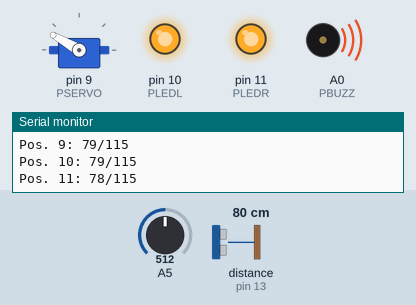
Bench run of a sketch on a simulated Arduino Uno, built with avr-gcc and run on an emulated ATmega328P. Parts: servo, output pins drawn as LEDs (lit = HIGH), buzzer (waves = sounding, pin HIGH), the last lines printed to the serial monitor. Wiring (inferred from the names in the program): ultrasonic range finder: trigger pin 12; echo pin 13. Inputs (shaded band) come from the test bench; at power-on: distance to the obstacle (sensor on pin 13) 80 cm, A5 = 512. The echo pulse lasts 58.3 µs per cm; pins used as bus, display or sensor lines are not drawn.

Above: at 0.92 s.
1.5 s: distance to the obstacle (sensor on pin 13) set to 111 cm
4.5 s: distance to the obstacle (sensor on pin 13) set to 121 cm
At 6.17 s:
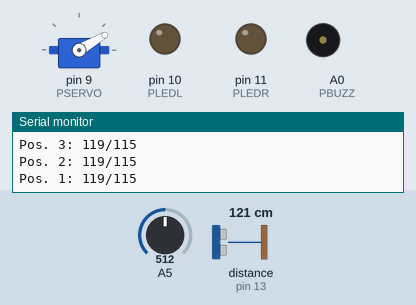
7.5 s: distance to the obstacle (sensor on pin 13) set to 2 cm
At 7.66 s:
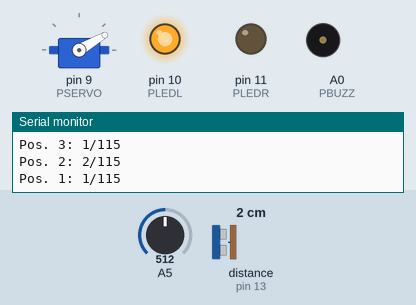
10.5 s: distance to the obstacle (sensor on pin 13) set to 120 cm
At 12.58 s:
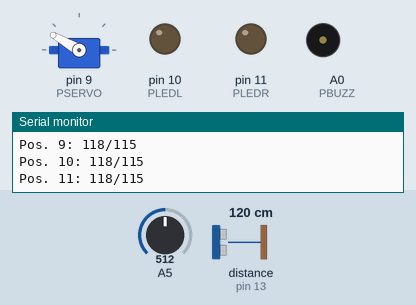
13.5 s: distance to the obstacle (sensor on pin 13) set to 9 cm
At 14.7 s:
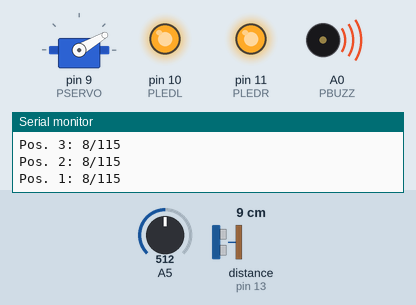
16.5 s: distance to the obstacle (sensor on pin 13) set to 250 cm
At 18.5 s:
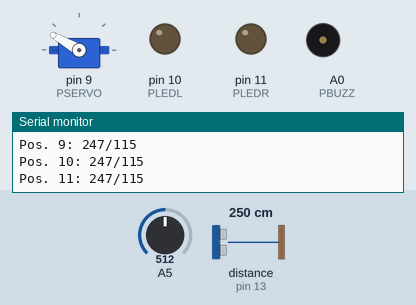
Timing chart, 0 to 20.5 s (numbered marks = the images above; inputs shaded):
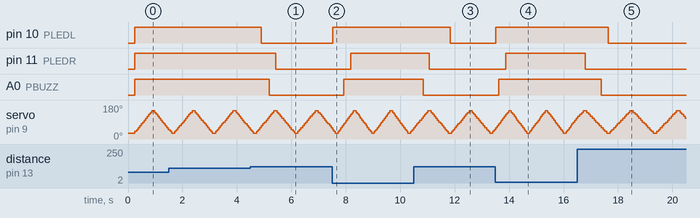

The sketch:

unsp.ino
```cpp
#include <Servo.h>

#define PSERVO 9
#define PLEDL 10
#define PLEDR 11
#define PTRIG 12
#define PECHO 13

#define PBUZZ A0
#define PSENS A5

Servo servo;

int ServoPos = 0;           // Position that corresponds to a certain angle
bool ServoPosDir = true;    // Increase if true, decrease if false

int Sensitivity = 0;        // Value that will trigger a warning

int Distance[13];           // Newest reading at a given position
bool ObstacleNearby[13];    // Positions with obstacles detected

void setup()
{
  // Setup pins
  pinMode(PSERVO, OUTPUT);
  pinMode(PLEDL, OUTPUT);
  pinMode(PLEDR, OUTPUT);
  pinMode(PTRIG, OUTPUT);
  pinMode(PBUZZ, OUTPUT);
  pinMode(PECHO, INPUT);

  // Prepare servo and move it to the starting position
  servo.attach(PSERVO);
  servo.write(30);

  Serial.begin(9600);
  delay(200);
}

void loop()
{
  UpdateSens();
  RunTest();
  UpdateWarning();
  SetNextPos();
}

void UpdateSens()
{
  // Formula for sensitivity
  Sensitivity = analogRead(A5) / 6 + 30;
}

void RunTest()
{
  long duration;
  int distance;

  // Move sensor unit to the defined position
  // The detection arc can be changed by modifying the angle formula
  servo.write(30 + ServoPos * 10);

  // Allow the servo to reach the position
  delay(50);

  // Send ultrasonic pulse
  digitalWrite(PTRIG, LOW);
  delayMicroseconds(2);
  digitalWrite(PTRIG, HIGH);
  delayMicroseconds(10);
  digitalWrite(PTRIG, LOW);

  // Get duration
  duration = pulseIn(PECHO, HIGH, 20000);

  if (duration == 0)
  {
    // Timed out, use a fixed large distance
    distance = 400;
  }
  else
  {
    // Calculate distance
    distance = duration * 0.034 / 2;
  }

  // Write detected distance to array
  Distance[ServoPos] = distance;

  // Debug message
  Serial.println(String("Pos. " + String(ServoPos) + ": " + String(distance) + "/" + String(Sensitivity)));
}

void UpdateWarning()
{
  // Whether an obstacle has been detected in the given region
  bool DetectL = false;    // 0-3
  bool DetectM = false;    // 4-8
  bool DetectR = false;    // 9-12

  for (int i = 0; i < 13; i++)
  {
    // Obstacle at position i
    if (Distance[i] < Sensitivity)
    {
      // Set flag for the correct region
      if (i <= 3)
        DetectL = true;
      else if (i <= 8)
        DetectM = true;
      else
        DetectR = true;
    }
  }

  // Apply warnings
  if (DetectL)
    digitalWrite(PLEDL, HIGH);
  else
    digitalWrite(PLEDL, LOW);

  if (DetectM)
    digitalWrite(PBUZZ, HIGH);
  else
    digitalWrite(PBUZZ, LOW);

  if (DetectR)
    digitalWrite(PLEDR, HIGH);
  else
    digitalWrite(PLEDR, LOW);
}

void SetNextPos()
{
  if ((ServoPos == 0 && !ServoPosDir) || (ServoPos == 12 && ServoPosDir))
  {
    ServoPosDir = !ServoPosDir;
  }
  else
  {
    ServoPos += ServoPosDir ? 1 : -1;
  }
}
```

Measured:
- the behaviour switches between 116 and 117 cm on distance to the obstacle (sensor on pin 13) (found by bisection; images 0 and 1)
- after the input at 4.5 s, pin 10 (PLEDL): HIGH → LOW after 0.40 s; pin 11 (PLEDR): HIGH → LOW after 0.92 s; A0 (PBUZZ): HIGH → LOW after 0.69 s
- after the input at 7.5 s, pin 10 (PLEDL): LOW → HIGH at once; pin 11 (PLEDR): LOW → HIGH after 0.68 s; A0 (PBUZZ): LOW → HIGH after 0.42 s
- after the input at 10.5 s, pin 10 (PLEDL): HIGH → LOW after 1.3 s; pin 11 (PLEDR): HIGH → LOW after 0.57 s; A0 (PBUZZ): HIGH → LOW after 0.34 s
- after the input at 13.5 s, pin 10 (PLEDL): LOW → HIGH at once; pin 11 (PLEDR): LOW → HIGH after 0.38 s; A0 (PBUZZ): LOW → HIGH after 0.12 s
- after the input at 16.5 s, pin 10 (PLEDL): HIGH → LOW after 1.1 s; pin 11 (PLEDR): HIGH → LOW after 0.29 s; A0 (PBUZZ): HIGH → LOW after 0.89 s
